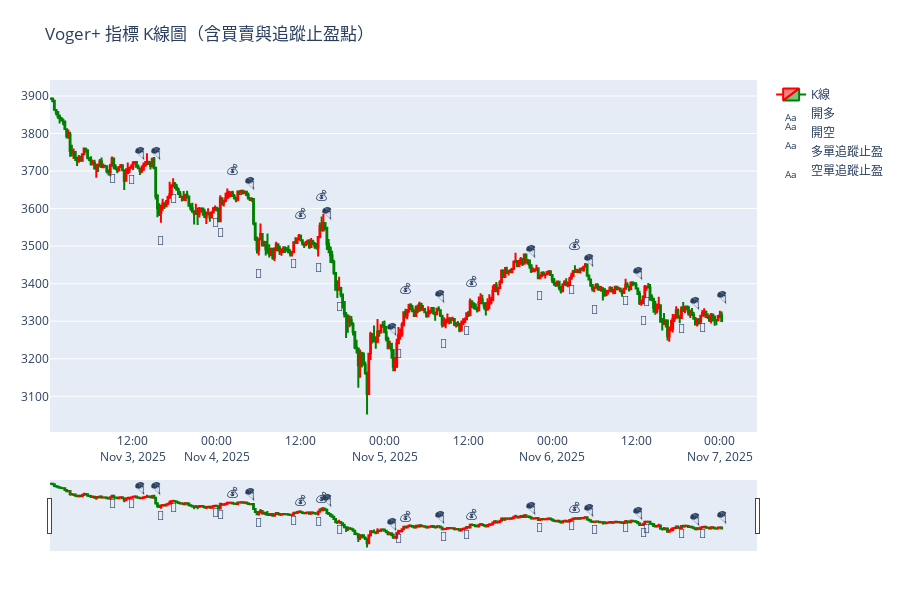

Source (notebook cell):
### Code cell
import plotly.graph_objects as go
import pandas as pd
import numpy as np

# === 確保資料對齊 ===
kline = kline.reset_index(drop=True)
signal = pd.Series(signal).reset_index(drop=True)
if len(kline) != len(signal):
    print(f"⚠️ K線資料與信號長度不符 ({len(kline)} vs {len(signal)}), 以最短長度對齊")
    min_len = min(len(kline), len(signal))
    kline = kline.iloc[-min_len:].reset_index(drop=True)
    signal = signal.iloc[-min_len:].reset_index(drop=True)

kline['signal'] = signal

# === 建立圖表 ===
fig = go.Figure()

# --- K 線圖 ---
fig.add_trace(go.Candlestick(
    x=kline['timestamp'],
    open=kline['open'],
    high=kline['high'],
    low=kline['low'],
    close=kline['close'],
    name='K線',
    increasing_line_color='red',
    decreasing_line_color='green'
))

# --- 買入 (🚀) ---
buy_signals = kline[kline['signal'] == 1]
fig.add_trace(go.Scatter(
    x=buy_signals['timestamp'],
    y=buy_signals['low'] * 0.995,
    mode='text',
    text=['🚀'] * len(buy_signals),
    textposition="bottom center",
    name='開多'
))

# --- 賣出 (🪂) ---
sell_signals = kline[kline['signal'] == -1]
fig.add_trace(go.Scatter(
    x=sell_signals['timestamp'],
    y=sell_signals['high'] * 1.005,
    mode='text',
    text=['🪂'] * len(sell_signals),
    textposition="top center",
    name='開空'
))

# --- 多單追蹤止盈出場 (💰) ---
tp_long = kline[kline['signal'] == 2]
fig.add_trace(go.Scatter(
    x=tp_long['timestamp'],
    y=tp_long['high'] * 1.01,
    mode='text',
    text=['💰'] * len(tp_long),
    textposition="top center",
    name='多單追蹤止盈'
))

# --- 空單追蹤止盈出場 (💸) ---
tp_short = kline[kline['signal'] == -2]
fig.add_trace(go.Scatter(
    x=tp_short['timestamp'],
    y=tp_short['low'] * 0.99,
    mode='text',
    text=['💸'] * len(tp_short),
    textposition="bottom center",
    name='空單追蹤止盈'
))

# --- 外觀設定 ---
fig.update_layout(
    title='Voger+ 指標 K線圖（含買賣與追蹤止盈點）',
    xaxis_rangeslider_visible=True,
    height=600,
    margin=dict(l=50, r=50, t=80, b=50),
    template='plotly',
    xaxis=dict(showgrid=False),
    yaxis=dict(showgrid=True)
)

fig.show()

### Figure 1 — Plotly figure (JSON) as saved in the notebook; plotly's stock layout.template omitted (floating-point values rounded to 4 significant figures; data arrays with more than 128 entries replaced by an {"elided": "..."} marker saying what was removed)
{"data": [{"close": {"elided": "385 float values"}, "decreasing": {"line": {"color": "green"}}, "high": {"elided": "385 float values"}, "increasing": {"line": {"color": "red"}}, "low": {"elided": "385 float values"}, "name": "K線", "open": {"elided": "385 float values"}, "type": "candlestick", "x": {"elided": "385 str values"}}, {"mode": "text", "name": "開多", "text": ["🚀", "🚀", "🚀", "🚀", "🚀", "🚀", "🚀", "🚀", "🚀", "🚀", "🚀", "🚀", "🚀", "🚀"], "textposition": "bottom center", "type": "scatter", "x": ["2025-11-03T09:00:00.000000000", "2025-11-03T11:45:00.000000000", "2025-11-03T17:45:00.000000000", "2025-11-03T23:45:00.000000000", "2025-11-04T00:30:00.000000000", "2025-11-04T11:00:00.000000000", "2025-11-04T14:30:00.000000000", "2025-11-05T02:00:00.000000000", "2025-11-05T11:45:00.000000000", "2025-11-06T02:45:00.000000000", "2025-11-06T10:30:00.000000000", "2025-11-06T13:30:00.000000000", "2025-11-06T18:30:00.000000000", "2025-11-06T21:30:00.000000000"], "y": [3693.0, 3689.0, 3638.0, 3576.0, 3549.0, 3465.0, 3455.0, 3225.0, 3286.0, 3396.0, 3368.0, 3364.0, 3291.0, 3295.0]}, {"mode": "text", "name": "開空", "text": ["🪂", "🪂", "🪂", "🪂", "🪂", "🪂", "🪂", "🪂", "🪂", "🪂", "🪂"], "textposition": "top center", "type": "scatter", "x": ["2025-11-03T13:00:00.000000000", "2025-11-03T15:15:00.000000000", "2025-11-04T04:45:00.000000000", "2025-11-04T15:45:00.000000000", "2025-11-05T01:00:00.000000000", "2025-11-05T08:00:00.000000000", "2025-11-05T21:00:00.000000000", "2025-11-06T05:15:00.000000000", "2025-11-06T12:15:00.000000000", "2025-11-06T20:30:00.000000000", "2025-11-07T00:15:00.000000000"], "y": [3728.0, 3727.0, 3648.0, 3567.0, 3257.0, 3346.0, 3467.0, 3442.0, 3406.0, 3328.0, 3343.0]}, {"mode": "text", "name": "多單追蹤止盈", "text": ["💰", "💰", "💰", "💰", "💰", "💰"], "textposition": "top center", "type": "scatter", "x": ["2025-11-04T02:15:00.000000000", "2025-11-04T12:00:00.000000000", "2025-11-04T15:00:00.000000000", "2025-11-05T03:00:00.000000000", "2025-11-05T12:30:00.000000000", "2025-11-06T03:15:00.000000000"], "y": [3684.0, 3567.0, 3615.0, 3367.0, 3387.0, 3484.0]}, {"mode": "text", "name": "空單追蹤止盈", "text": ["💸", "💸", "💸", "💸", "💸", "💸", "💸"], "textposition": "bottom center", "type": "scatter", "x": ["2025-11-03T16:00:00.000000000", "2025-11-04T06:00:00.000000000", "2025-11-04T17:30:00.000000000", "2025-11-05T08:30:00.000000000", "2025-11-05T22:15:00.000000000", "2025-11-06T06:00:00.000000000", "2025-11-06T13:00:00.000000000"], "y": [3527.0, 3440.0, 3350.0, 3253.0, 3380.0, 3343.0, 3315.0]}], "layout": {"height": 600, "margin": {"b": 50, "l": 50, "r": 50, "t": 80}, "title": {"text": "Voger+ 指標 K線圖（含買賣與追蹤止盈點）"}, "xaxis": {"rangeslider": {"visible": true}, "showgrid": false}, "yaxis": {"showgrid": true}}}
